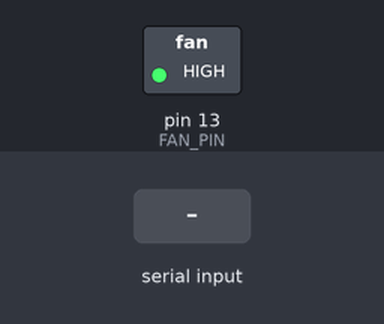
A sketch run on a simulated Arduino Uno, built with avr-gcc and run on an emulated ATmega328P. Shown: switched loads named in the sketch (green lamp = pin HIGH). The inputs (shaded band) are chosen by the test bench. What the sketch prints to the serial monitor is not drawn.

Above: at 1.2 s.
1.3 s: "5\n" received over Serial
At 1.8 s:
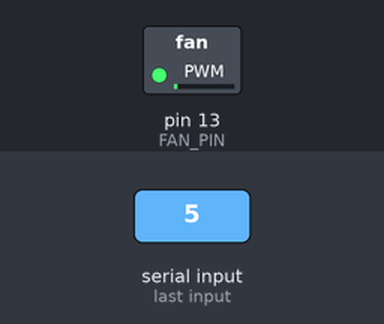
2.8 s: "30,150\n" received over Serial
At 3.7 s:
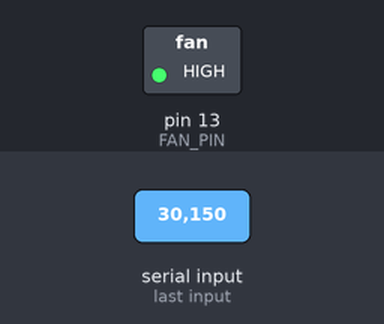
4.3 s: "90\n" received over Serial
At 5.5 s:
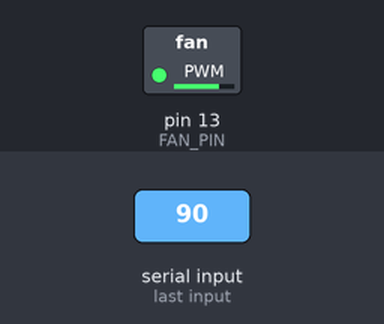
7.3 s: "200\n" received over Serial
At 7.8 s:
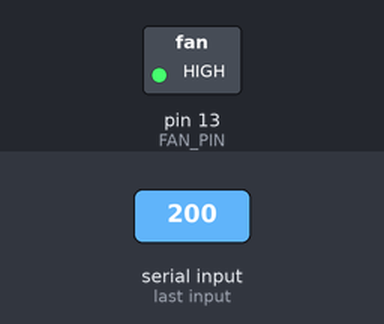
Timing chart, 0 to 10.3 s (numbered marks = the images above; inputs shaded):
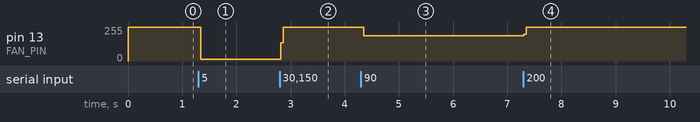

Measured:
- after the input at 1.3 s, pin 13 (FAN_PIN): 255/255 → 13/255 at once
- after the input at 2.8 s, pin 13 (FAN_PIN): 13/255 → 255/255 at once
- after the input at 4.3 s, pin 13 (FAN_PIN): 255/255 → 190/255 after 0.05 s
- after the input at 7.3 s, pin 13 (FAN_PIN): 190/255 → 255/255 at once

The sketch:

ManualPWM.ino
```cpp
/**
 * ManualPWM
 * ManualPID
 * ManualPIDPWM
 * ManualPIDPWMREST
 */

#define FAN_PIN 13
int speed = 100;
String inString = "";

void setup()
{
  Serial.begin(115200);
  pinMode(13, OUTPUT);
}

void loop()
{
  while (Serial.available() > 0) {
    int inChar = Serial.read();
    if (isDigit(inChar)) {
      // convert the incoming byte to a char and add it to the string:
      inString += (char)inChar;
    }

    if (inChar == '\n') {
      speed = inString.toInt();
      inString = "";
    }
  }

  pwm(speed);

}

void pwm(int speed) {
  Serial.print("Speed: ");
  Serial.println(speed);
  if (speed > 0) {
    digitalWrite(FAN_PIN, HIGH);
    delayMicroseconds(speed * 10); // 100 Approximately 10% duty cycle @ 1KHz
  }
  if (speed < 100) {
    digitalWrite(FAN_PIN, LOW);
    delayMicroseconds(1000 - (speed * 10));
  }
}
```
